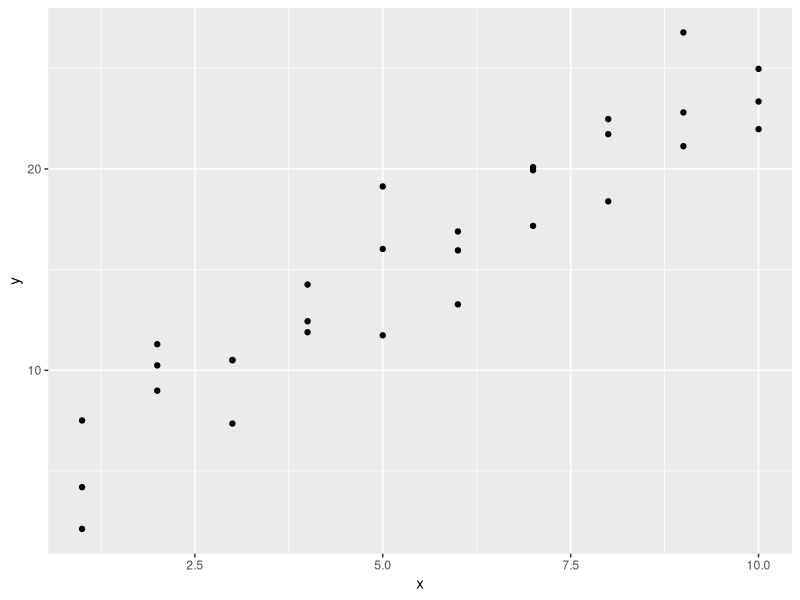
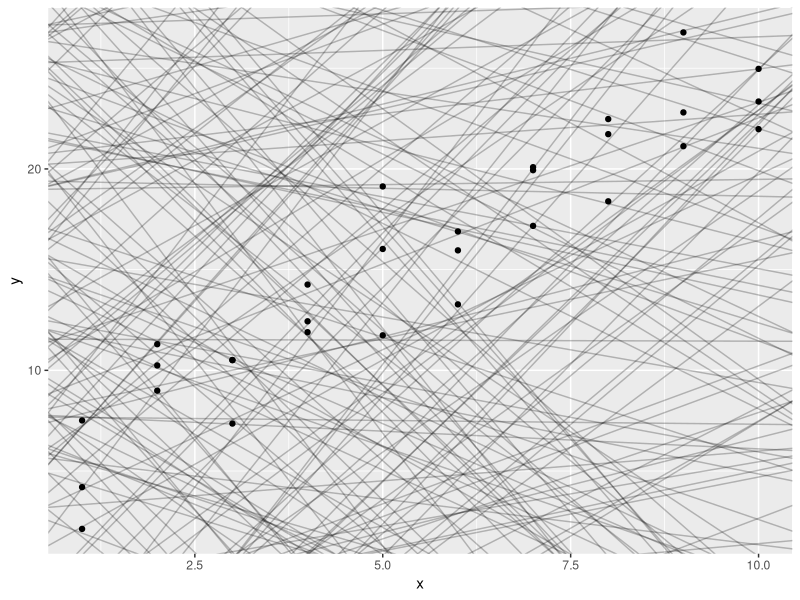
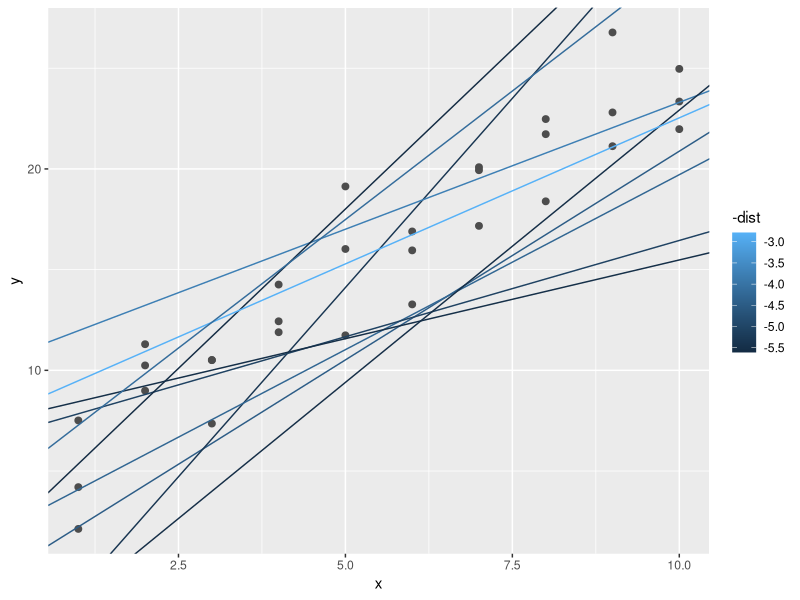
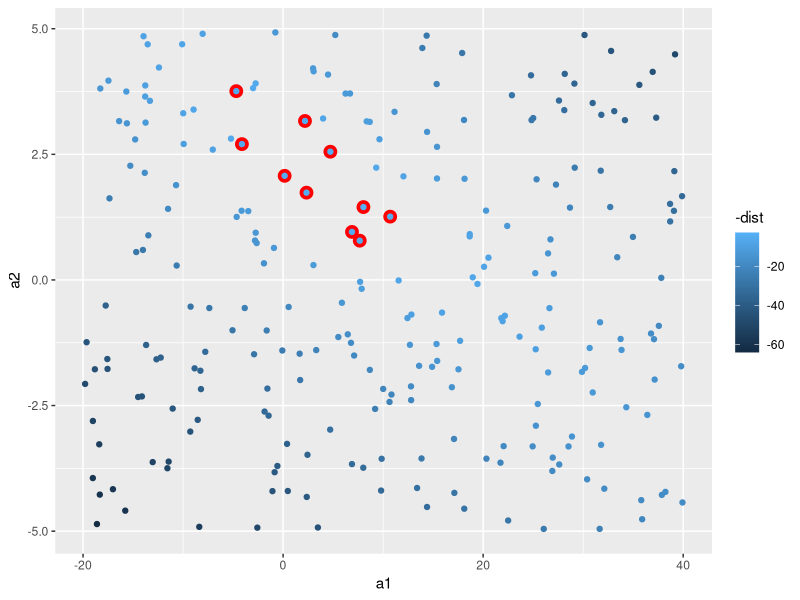
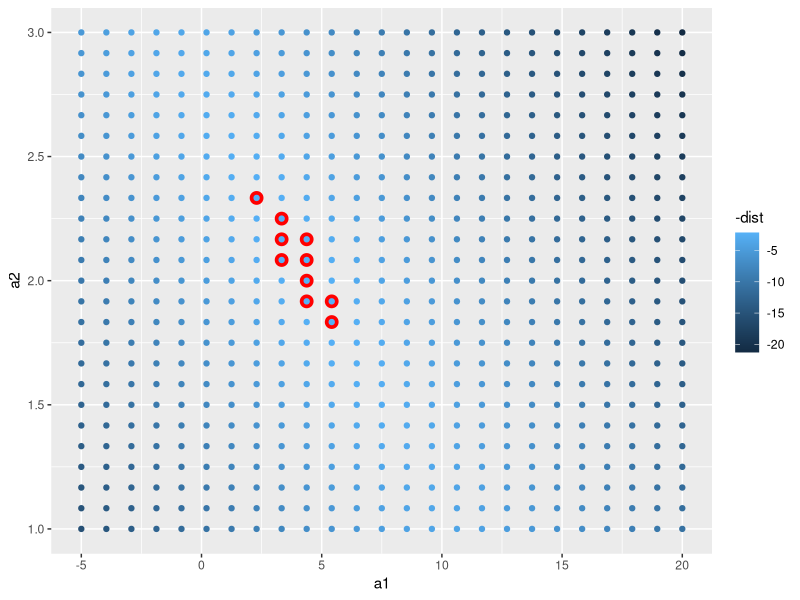
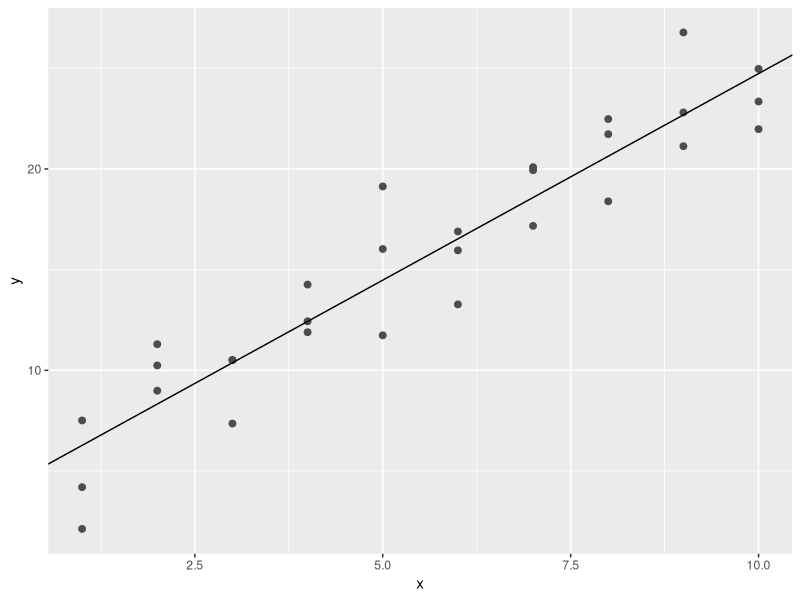

Write the R code that produced these figures, in order.
##############################
##        Chapter 23        ##
##       Model Basics       ## 
##############################

# Working through Hadley Wickham's R for Data Science 
# Section 4, Chapter 23
# Fisher Ankney 

# load necissary libraries
library('tidyverse')
library('modelr')
options(na.action = na.warn)

# goal of a model is to provide a summary of a dataset

# two types of models - 
# prediction model (supervised),  data discovery (unsupervised)

# hypothesis generation vs hypothesis confirmation

# each observation can either be used for exploration or 
# confirmation, not both

# you can only use an observation for confirmation once
# a good approach is to split the data up into three peices
# 1. 60% training (exploration) allowed to do anything
# 2. 20% query set, used to compare models and visualizations
# 3. 20% test set, can be used once to test final model

# all models are wrong, but some are useful

sim1

ggplot(sim1, aes(x,y)) + 
  geom_point()

# use a model to capture the pattern in the data 

# linear model y = m * x + b    

models <- tibble(
  a1 = runif(250, -20, 40),
  a2 = runif(250, -5, 5)
) 

ggplot(sim1, aes(x, y)) + 
  geom_abline(aes(intercept = a1, slope = a2),
             data = models,
             alpha = 1/4) + 
  geom_point()

# turn the model into a function
model1 <- function(a, data) {
  a[1] + data$x * a[2]
}

model1(c(7,1.5), sim1)

# root-mean-squared deviation
# compute the distance between actual and predicted %>%
# square them %>%
# average them %>%
# take the square root

measure_distance <- function(mod, data) {
  diff <- data$y - model1(mod, data)
  sqrt(mean(diff ^ 2))
}

measure_distance(c(7, 1.5), sim1)

# now use purr to compute distance for all models 

sim1_dist <- function(a1,a2) {
  measure_distance(c(a1,a2), sim1)
}


models <- models %>%
  mutate(dist = purrr::map2_dbl(a1,a2, sim1_dist))
models

ggplot(sim1, aes(x, y)) +
  geom_point(size = 2, color = "grey30") + 
  geom_abline(
    aes(intercept = a1, slope = a2, color = -dist),
    data = filter(models, rank(dist) <= 10)
    
  )

# can also visualize model accuracy by scatterplot

ggplot(models, aes(a1, a2)) + 
    geom_point(data = filter(models, rank(dist) <= 10), size = 4, color = "red") + 
    geom_point(aes(color = -dist))

# instead of random models lets try grid searching

grid <- expand.grid(
  a1 = seq(-5, 20, length = 25),
  a2 = seq(1, 3, length = 25)
) %>%
  mutate(dist = purrr::map2_dbl(a1, a2, sim1_dist))

grid %>%
  ggplot(aes(a1, a2)) + 
  geom_point(data = filter(grid, rank(dist) <= 10),
             size = 4, 
             color = "red"
             ) +
  geom_point(aes(color = -dist))

# newton-raphson search using optim()

best <- optim(c(0,0), measure_distance, data = sim1)
best$par

ggplot(sim1, aes(x, y)) + 
  geom_point(size = 2, color = "grey30") + 
  geom_abline(intercept = best$par[1], slope = best$par[2])








